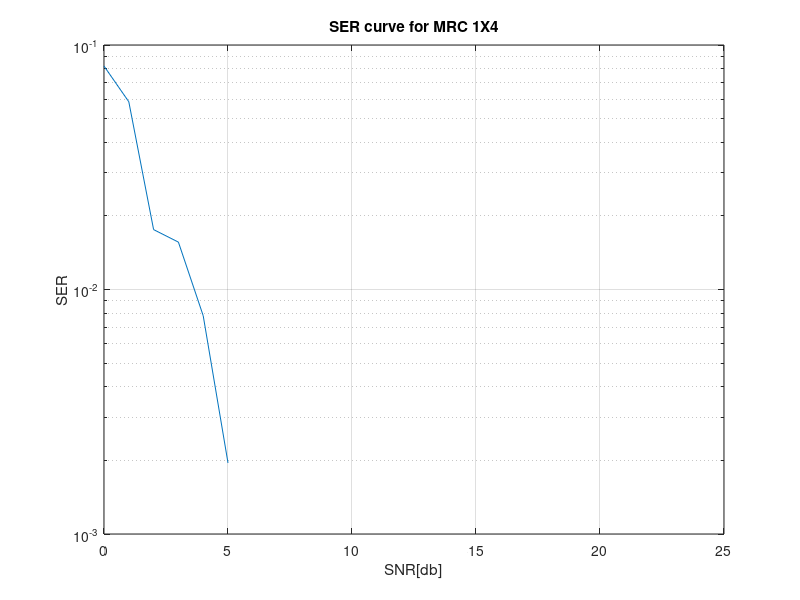

MATLAB code to generate this figure:
function ex1
    DATA_LENGTH = 1024;
    
    x = zeros(1024, 1);
    nx = addRayleighNoise(x, 0);
    
%     % SISO
%     siso_snr_ser = [];
%     for snr=[40:-1:-10]
%         bits = round(rand(DATA_LENGTH, 1));
%         qpsk_symbols = bi2de(reshape(bits, [], 2));
%         qpsk_values = qammod(qpsk_symbols, 4)/sqrt(2);
%         noisy_qpsk_values = addRayleighNoise(qpsk_values, snr);
% %         demod_noisy_qpsk_symbols = qamdemod(noisy_qpsk_values, 4);
%         demod_noisy_qpsk_symbols = zeros(length(noisy_qpsk_values), 1);
%         for i=[1:length(noisy_qpsk_values)]
%             demod_noisy_qpsk_symbols(i) = lsFindOfdmSymbol(noisy_qpsk_values(i), @(x)(x));
%         end
%         
%         siso_snr_ser = [siso_snr_ser ; [snr, 1-(sum(demod_noisy_qpsk_symbols==qpsk_symbols)/length(qpsk_values))]];
%     end
%     
%     figure;
%     semilogy(siso_snr_ser(:,1), siso_snr_ser(:,2));
%     grid on;
%     xlabel('SNR[db]');
%     ylabel('SER');
%     title('SER curve for SISO');
%     
    
%     % MRC 1X2
%     mrc2_snr_ser = [];
%     for snr=[25:-1:0]
%         bits = round(rand(DATA_LENGTH, 1));
%         qpsk_symbols = bi2de(reshape(bits, [], 2));
%         qpsk_values = qammod(qpsk_symbols, 4)/sqrt(2);
%         noisy_qpsk_values1 = addRayleighNoise(qpsk_values, snr);
%         noisy_qpsk_values2 = addRayleighNoise(qpsk_values, snr);
% %         demod_noisy_qpsk_symbols = qamdemod(noisy_qpsk_values, 4);
%         demod_noisy_qpsk_symbols = zeros(length(qpsk_values), 1);
%         for i=[1:length(qpsk_values)]
%             demod_noisy_qpsk_symbols(i) = lsFindOfdmSymbol([noisy_qpsk_values1(i), noisy_qpsk_values2(i)], @(x)([x, x]));
%         end
%         
%         mrc2_snr_ser = [mrc2_snr_ser ; [snr, 1-(sum(demod_noisy_qpsk_symbols==qpsk_symbols)/length(qpsk_values))]];
%     end
%     
%     figure;
%     semilogy(mrc2_snr_ser(:,1), mrc2_snr_ser(:,2));
%     grid on;
%     xlabel('SNR[db]');
%     ylabel('SER');
%     title('SER curve for MRC 1X2');
%     
    
    
    mrc4_snr_ser = [];
    for snr=[25:-1:0]
        bits = round(rand(DATA_LENGTH, 1));
        qpsk_symbols = bi2de(reshape(bits, [], 2));
        qpsk_values = qammod(qpsk_symbols, 4)/sqrt(2);
        noisy_qpsk_values1 = addRayleighNoise(qpsk_values, snr);
        noisy_qpsk_values2 = addRayleighNoise(qpsk_values, snr);
        noisy_qpsk_values3 = addRayleighNoise(qpsk_values, snr);
        noisy_qpsk_values4 = addRayleighNoise(qpsk_values, snr);
%         demod_noisy_qpsk_symbols = qamdemod(noisy_qpsk_values, 4);
        demod_noisy_qpsk_symbols = zeros(length(qpsk_values), 1);
        for i=[1:length(qpsk_values)]
            demod_noisy_qpsk_symbols(i) = lsFindOfdmSymbol([noisy_qpsk_values1(i), noisy_qpsk_values2(i), ...
                noisy_qpsk_values3(i), noisy_qpsk_values4(i)], @(x)([x, x, x, x]));
        end
        
        mrc4_snr_ser = [mrc4_snr_ser ; [snr, 1-(sum(demod_noisy_qpsk_symbols==qpsk_symbols)/length(qpsk_values))]];
    end
    
    figure;
    semilogy(mrc4_snr_ser(:,1), mrc4_snr_ser(:,2));
    grid on;
    xlabel('SNR[db]');
    ylabel('SER');
    title('SER curve for MRC 1X4');

end


function noisySignal = addRayleighNoise(signal, snrDb)
    % Assuming the signal power is 1

    len = length(signal);
    noise = normrnd(0, 1, len, 2)/(sqrt(2*power(10, snrDb/10)));
    noisySignal = signal + noise(:, 1) + j*noise(:, 2);
end

function lsOfdmSymbol = lsFindOfdmSymbol(value, functional);
    possible_values = qammod([0:3], 4)./sqrt(2);
    comparison = [];
    for i=[1:4]
        diff = (value - functional(possible_values(i))).^2;
        comparison = [comparison ; sum(diff(:))];
    end
    [~,i] = min(abs(comparison));
    lsOfdmSymbol = i-1;
end